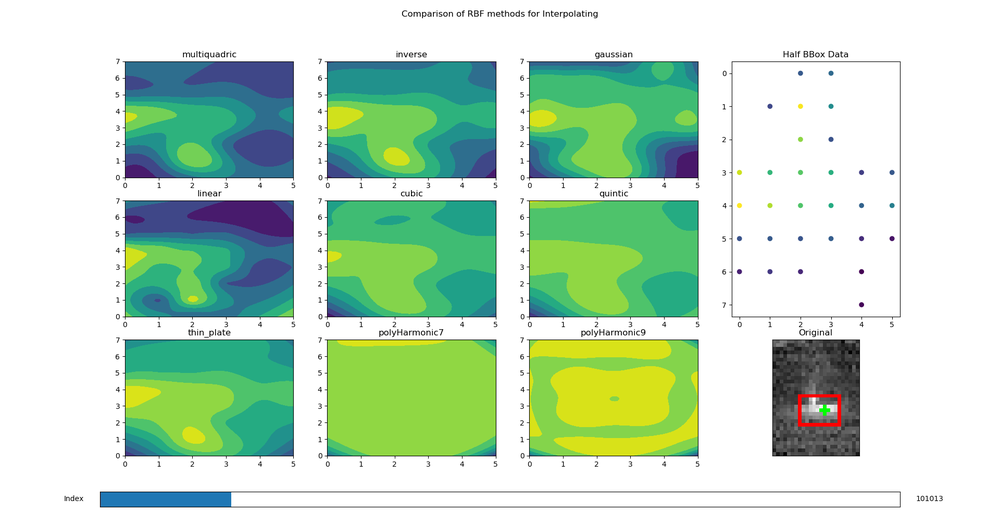
#> input picture 03 Scripts/3D Thermal Reconstruction/2dRBFhalfdataexample_f101013.png, 1000 x 512 px, shrunk from 1920 x 983 before the run, given in place of the camera
$ python superpixelsSLICPyImageSearch.py
#> lines starting #> are read from the running program, lines starting #| are printed output that depends on the picture; after the words box and inside, x2 and y2 are one past the last pixel; in counts of white or black regions, pixels touching at a corner belong together
import cv2
import numpy as np
from skimage.exposure import rescale_intensity
from skimage.segmentation import slic
from skimage.util import img_as_float
from skimage import io

## based off https://www.pyimagesearch.com/2017/06/26/labeling-superpixel-colorfulness-opencv-python/
# adapted for live images
# function for labelling super pixel colourfulness
def segment_colorfulness(image,mask):
    # split the channels
    (B,G,R) = cv2.split(image.astype('float'))
    # build masks
    # only pixels within masks are therefore computed
    R = np.ma.masked_array(R,mask=mask)
    G = np.ma.masked_array(G,mask=mask)
    B = np.ma.masked_array(B,mask=mask)

    # compute difference between Red and Green channels
    rg = np.abs(R-G)

    # compute YB = 0.5*(R+G)-B
    yb = np.abs(0.5*(R+G)-B)

    # compute mean and standard deviation of results
    stdRoot = np.sqrt((rg.std() ** 2) + (yb.std() ** 2))
    meanRoot = np.sqrt((rg.mean() ** 2) + (yb.mean() ** 2))
    # calculate the "colorfulness"
    return stdRoot + (0.3 * meanRoot)

# function applying the segment_colorfulness to the live footage
# and producing a coloured display
def useCamera():
    print("getting camera")
    # get the webcam/default camera
    cam = cv2.VideoCapture(0)
    # if not opened
    # exit
    if not cam.isOpened():
        print("failed to open camera")
        return

    # transparency transparency level
    alpha = 0.6
    # main looop
    # loop until escape is pressed
    print("starting loop")
    while True:
        ret,frame = cam.read()
#> frame is the input picture: shape (512, 1000, 3); mean B, G, R 194.9, 219.6, 190.8
        if not ret:
            cam.release()
            print("failed to get frame")
            return
        # convert image froom BGR to RGB
        frame = cv2.cvtColor(frame,cv2.COLOR_BGR2RGB)
        # create mask
        vis = np.zeros(frame.shape[:2],dtype='float')

        # cut the frame up into segments/superpixels
        # number of segments is currently fixed
        # slic_zero uses the zero parameter version of slic that does not require
        # manual sepection of parameters
        segments = slic(img_as_float(frame),n_segments=100,slic_zero=True)
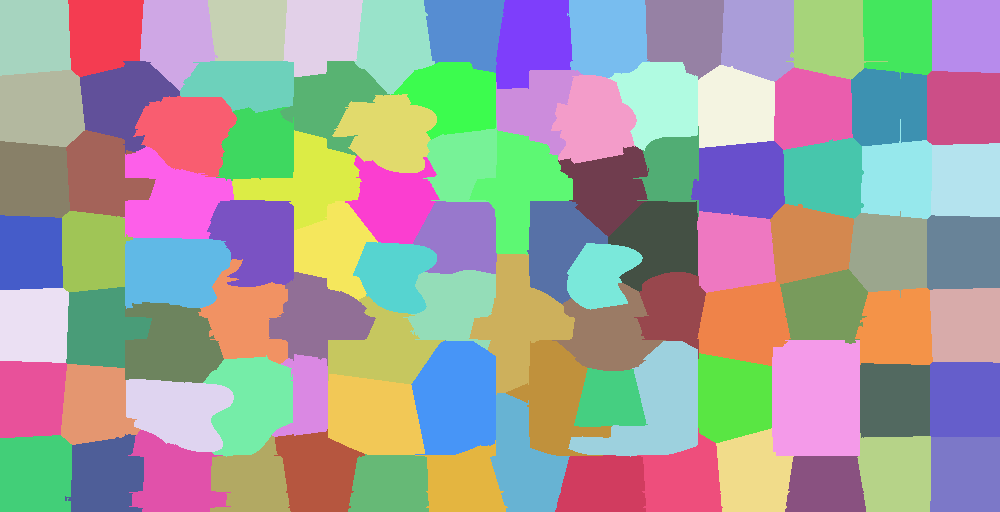
#> segments: shape (512, 1000) int64; 98 distinct labels, from 1 to 98; one colour per label, 0 black

        # iterate over each unique superpixel
        for v in np.unique(segments):
            # create a mask for the superpixel
            mask = np.ones(frame.shape[:2])
            # update mask for superpixel
            # 1 is masked, 0 is not masked
            mask[segments==v]=0
            # compute colorfullness for the superpixel
            # the mask is to ensure that stats are only computed for the masked
            # region
            C = segment_colorfulness(frame,mask)
            vis[segments==v] = C
#> this loop made 98 passes
#> (stdRoot in segment_colorfulness, meanRoot in segment_colorfulness, C) on passes 1 to 12: (0, 0, 0), (0.144, 0.00304, 0.145), (30.02, 12.32, 33.71), (0.0401, 0.00136, 0.0405), (0.306, 0.0187, 0.312), (41.66, 21.8, 48.2), (17.51, 3.82, 18.66), (21.23, 5.23, 22.8), (35, 14.12, 39.24), (16.25, 2.94, 17.14), (0, 0, 0), (4.97, 0.339, 5.07)
#> pass 1, in segment_colorfulness, `(B,G,R) = cv2.split(image.astype('float'))`:
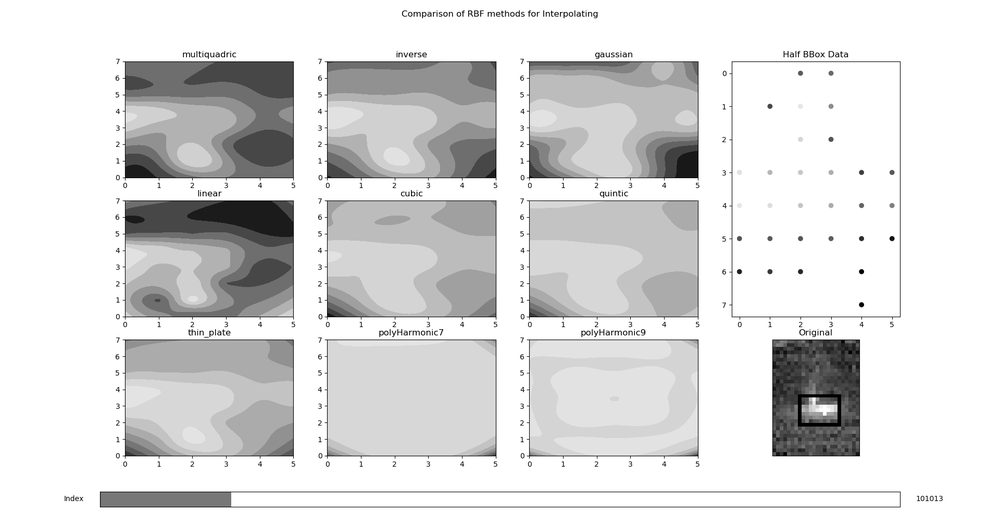
#> G: shape (512, 1000) float64; min 0, max 255, mean 219.6
#> pass 1, in segment_colorfulness, `(B,G,R) = cv2.split(image.astype('float'))`:
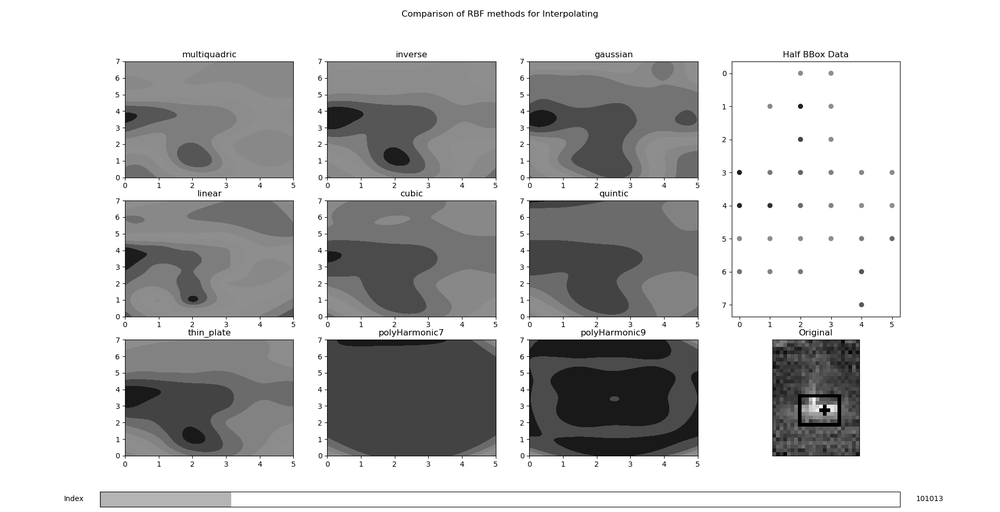
#> R: shape (512, 1000) float64; min 0, max 255, mean 194.9
#> after the loop:
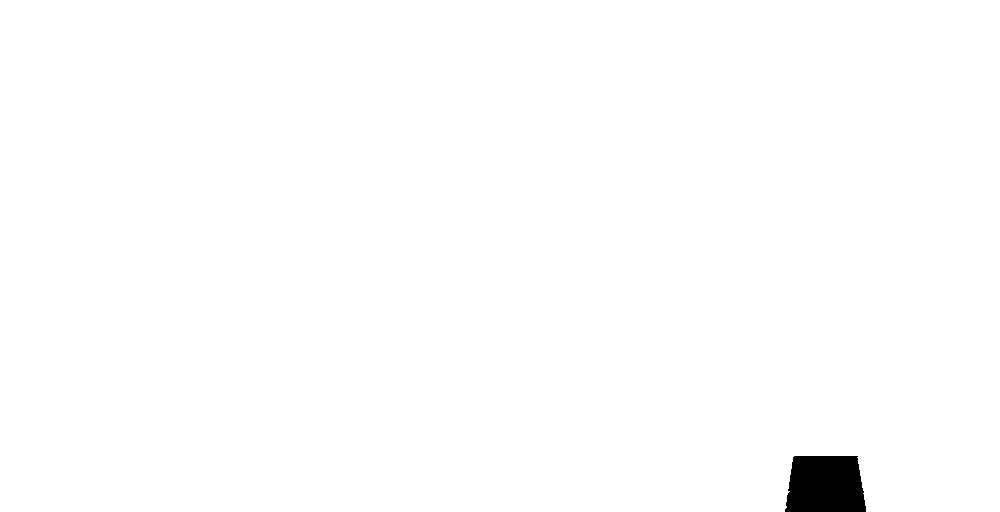
#> mask: shape (512, 1000) float64; values 0 (black) and 1 (white), 99.2% white; 1 black region, box (x1, y1, x2, y2) and area: (785, 456, 866, 512) 4064
#> after the loop:
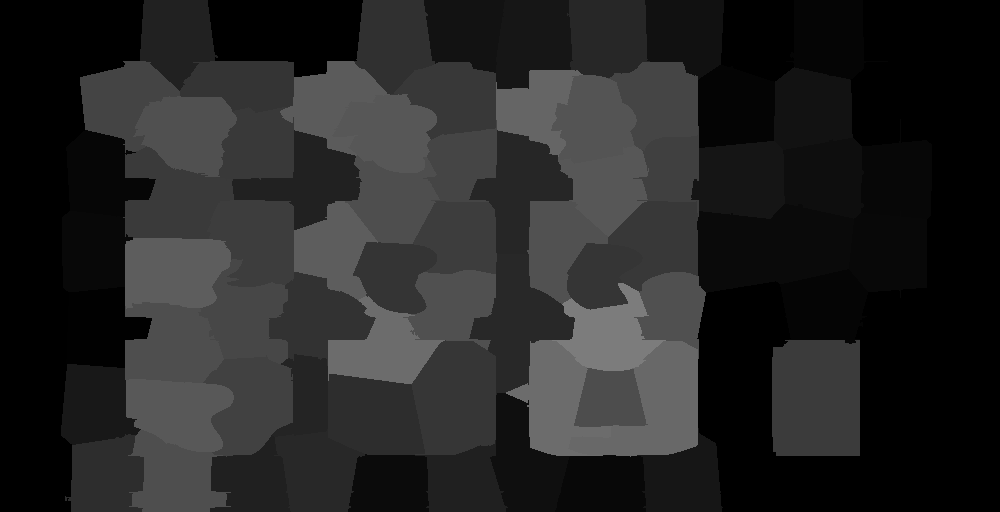
#> vis: shape (512, 1000) float64; min 0, max 124.5, mean 37.8

        # rescale intensity so we can display it
        # convert to 8-bit
        vis = rescale_intensity(vis,out_range=(0,255)).astype('uint8')
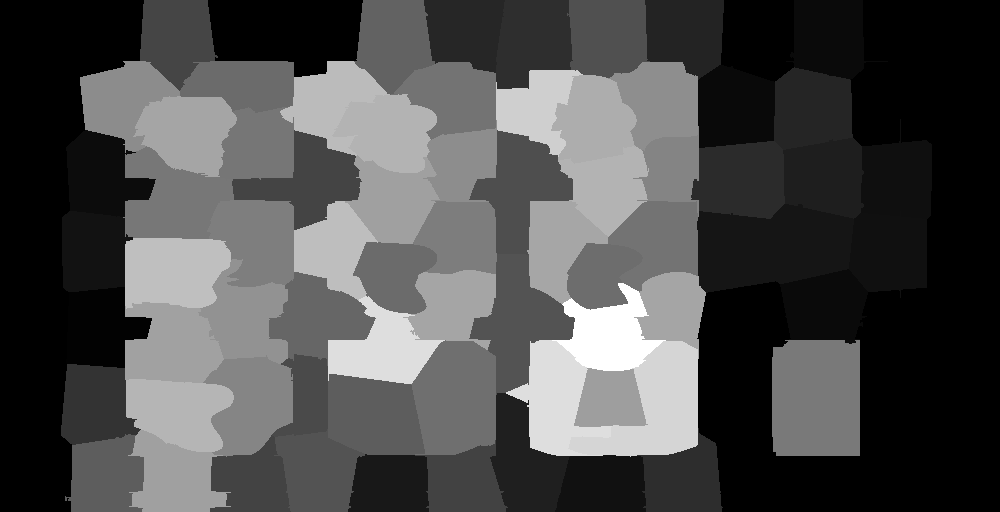
#> vis: shape (512, 1000); min 0, max 255, mean 77

        # overlay colourfulness on the original image
        overlay = np.dstack([vis]*3)
        output = frame.copy()
        cv2.addWeighted(overlay,alpha,output,1-alpha,0,output)
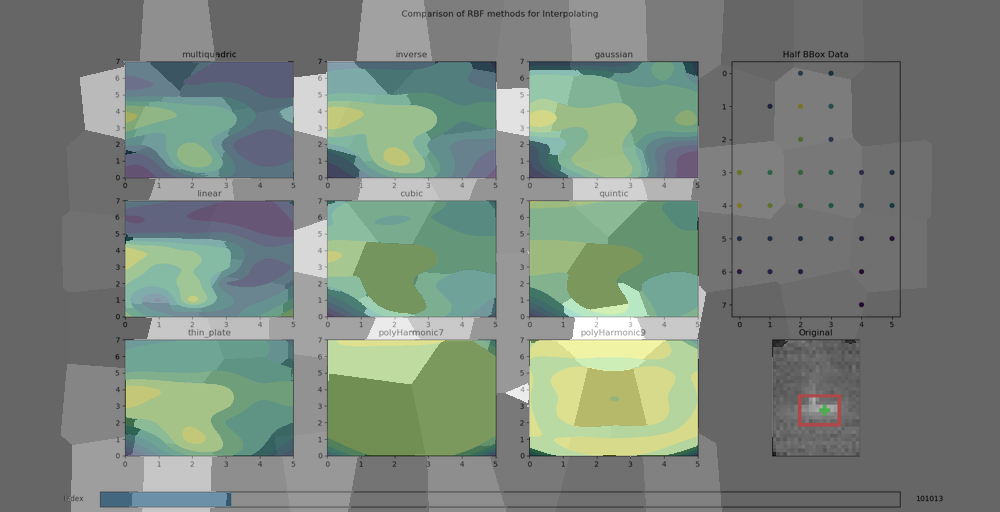
#> output: shape (512, 1000, 3); mean R, G, B 122.6, 134.1, 124.2

        cv2.imshow("Frame",frame)
        cv2.imshow("Vis",vis)
        cv2.imshow("Output",output)

        # key press handler
        # allows opencv to draw
        # press escape to
        key = cv2.waitKey(1) & 0xFF
#> (key Esc is pressed here)
        if key == 27:
            print("ESC exit")
            break
        elif key == ord('s'):
            print("saving screenshot")
            cv2.imwrite("slic_pyimgsearch_screenshot.png",np.concatenate((frame,np.dstack((vis,vis,vis)),output),axis=1))

    cam.release()

if __name__ == "__main__":
    useCamera()

    cv2.destroyAllWindows()

$ run again, on 03 Scripts/3D Thermal Reconstruction/2dRBFhalfdataexample_f103188.png
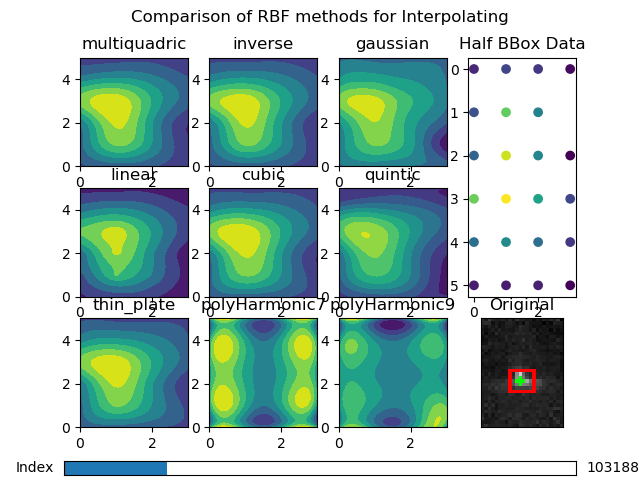
#> input picture 03 Scripts/3D Thermal Reconstruction/2dRBFhalfdataexample_f103188.png, 640 x 480 px, given in place of the camera
#> in useCamera, frame is the input picture: shape (480, 640, 3); mean B, G, R 191.3, 199.8, 173.5
#> segments: shape (480, 640) int64; 107 distinct labels, from 1 to 107
#> the loop in useCamera, `for v in np.unique(segments):` made 107 passes
#> (stdRoot in segment_colorfulness, meanRoot in segment_colorfulness, C) on passes 1 to 8: (0, 0, 0), (0, 0, 0), (0, 0, 0), (0, 0, 0), (5.94, 0.469, 6.08), (0, 0, 0), (11.99, 1.68, 12.5), (0, 0, 0)
#> after the loop in useCamera, `for v in np.unique(segments):`:
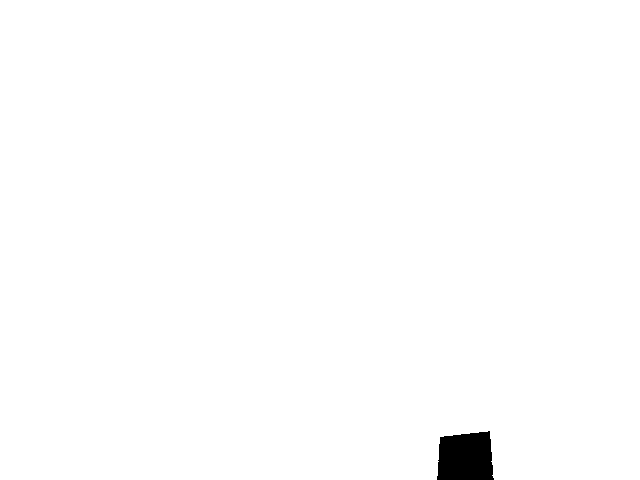
#> mask: shape (480, 640) float64; values 0 (black) and 1 (white), 99.2% white; 1 black region, box (x1, y1, x2, y2) and area: (437, 431, 494, 480) 2438
#> in useCamera, `cv2.addWeighted(overlay,alpha,output,1-alpha,0,output)`:
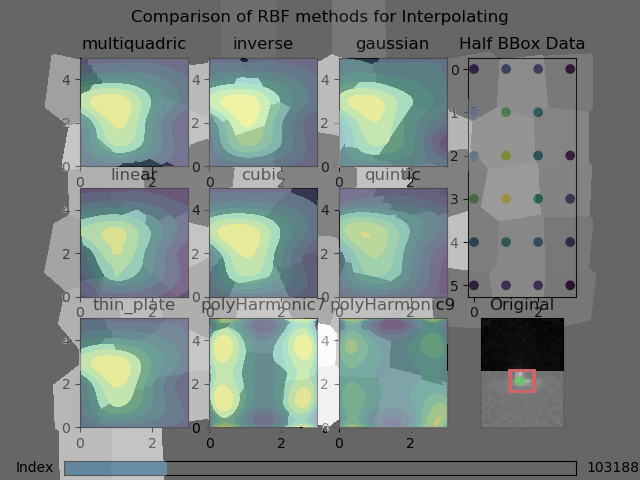
#> output: shape (480, 640, 3); mean R, G, B 121.2, 131.8, 128.3

$ run again, on 03 Scripts/3D Thermal Reconstruction/2dRBFhalfdataexample_f98381.png
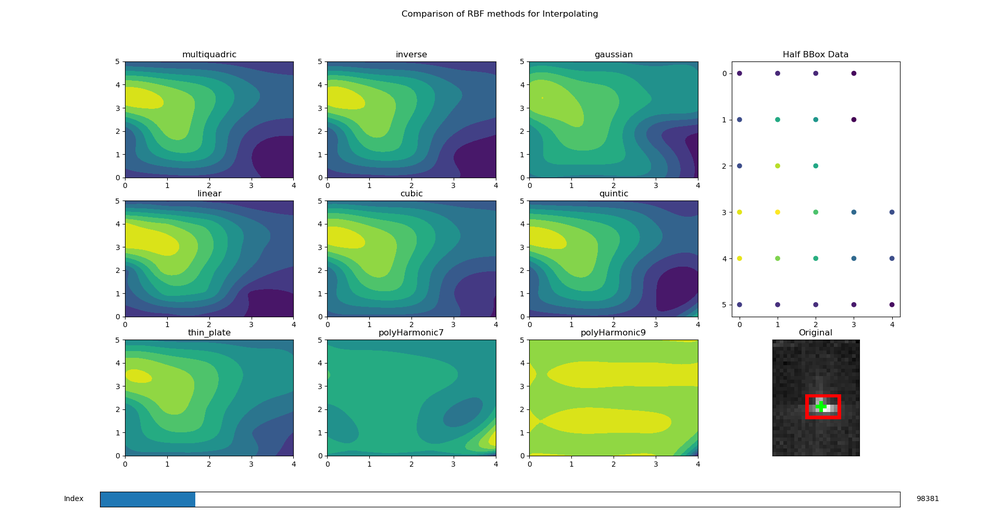
#> input picture 03 Scripts/3D Thermal Reconstruction/2dRBFhalfdataexample_f98381.png, 1000 x 512 px, shrunk from 1920 x 983 before the run, given in place of the camera
#> in useCamera, frame is the input picture: shape (512, 1000, 3); mean B, G, R 199.3, 210.7, 184.2
#> segments: shape (512, 1000) int64; 97 distinct labels, from 1 to 97
#> the loop in useCamera, `for v in np.unique(segments):` made 97 passes
#> (stdRoot in segment_colorfulness, meanRoot in segment_colorfulness, C) on passes 1 to 8: (0, 0, 0), (18.87, 3.66, 19.97), (32.13, 12.84, 35.98), (0.0375, 0.00126, 0.0379), (10.68, 1.51, 11.13), (29.53, 10.89, 32.8), (0, 0, 0), (24.95, 5.83, 26.7)
#> after the loop in useCamera, `for v in np.unique(segments):`:
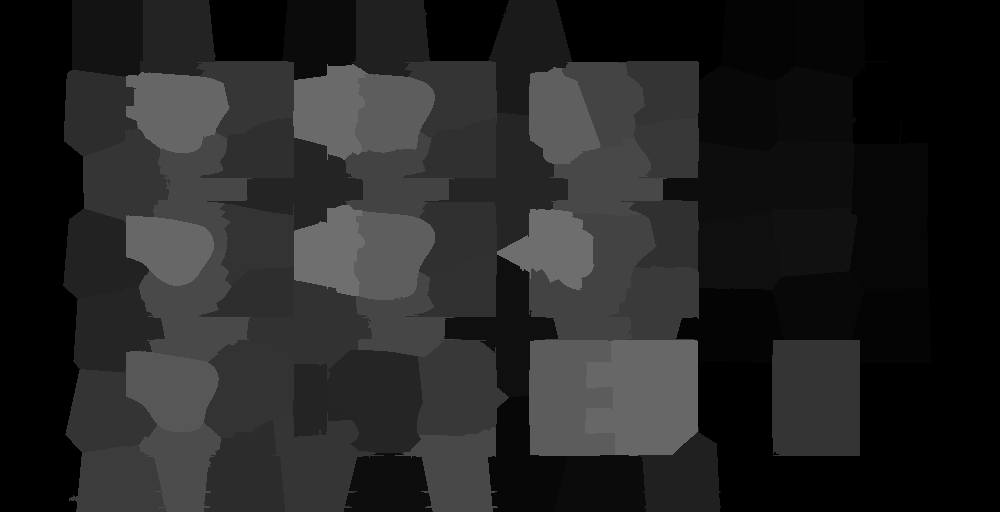
#> vis: shape (512, 1000) float64; min 0, max 111.3, mean 36.9
#> in useCamera, `cv2.addWeighted(overlay,alpha,output,1-alpha,0,output)`:
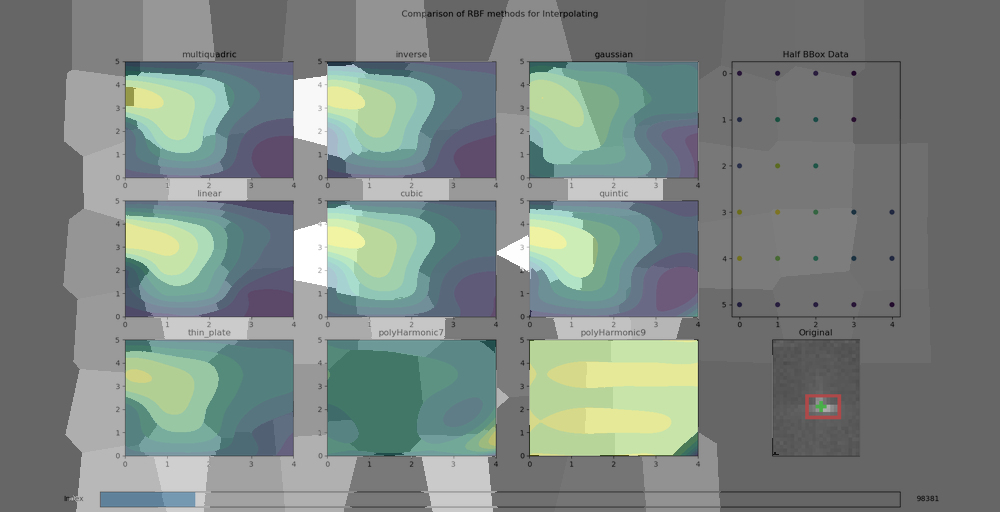
#> output: shape (512, 1000, 3); mean R, G, B 124.1, 134.8, 130.2
